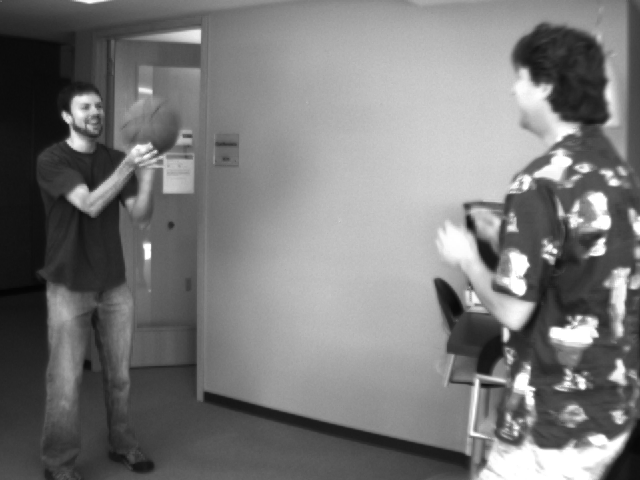
#> input picture quiz2/opticalflow/basketball1.png, 640 x 480 px
$ python exampleLK.py   (Python 2 division)
#> lines starting #> are read from the running program, lines starting #| are printed output that depends on the picture
import numpy as np
import cv2

#cap = cv2.VideoCapture('slow.flv')
old_frame = cv2.imread('basketball1.png')
#> old_frame is the input picture: shape (480, 640, 3); min 4, max 255, mean 120.3


# params for ShiTomasi corner detection
feature_params = dict( maxCorners = 100,
                       qualityLevel = 0.3,
                       minDistance = 7,
                       blockSize = 7 )

# Parameters for lucas kanade optical flow
lk_params = dict( winSize  = (15,15),
                  maxLevel = 2,
                  criteria = (cv2.TERM_CRITERIA_EPS | cv2.TERM_CRITERIA_COUNT, 10, 0.03))

# Create some random colors
color = np.random.randint(0,255,(100,3))

# Take first frame and find corners in it

old_gray = cv2.cvtColor(old_frame, cv2.COLOR_BGR2GRAY)
p0 = cv2.goodFeaturesToTrack(old_gray, mask = None, **feature_params)
#> p0 = 99 rows, first 8: [533, 390], [582, 386], [596, 335], [555, 251], [628, 269], [64, 112], [530, 383], [603, 240]

# Create a mask image for drawing purposes
mask = np.zeros_like(old_frame)


frame = cv2.imread('basketball2.png')
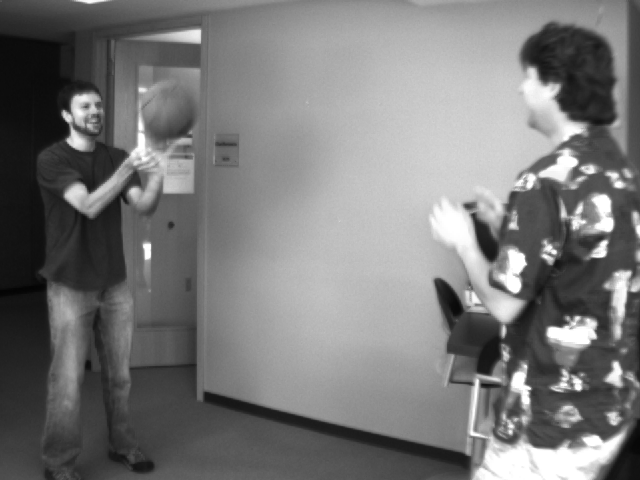
#> input picture quiz2/opticalflow/basketball2.png, 640 x 480 px
#> frame is the input picture: shape (480, 640, 3); min 4, max 255, mean 119.9

frame_gray = cv2.cvtColor(frame, cv2.COLOR_BGR2GRAY)


# calculate optical flow
p1, st, err = cv2.calcOpticalFlowPyrLK(old_gray, frame_gray, p0, None, **lk_params)
#> p1 = 99 rows, first 8: [528.9, 389.2], [578.1, 387.4], [594.2, 336.4], [554.7, 251.8], [629.2, 271.7], [63.96, 110.9], [526.3, 382.3], [605.1, 242.5]; st = 99 values from 1 to 1; err = 99 values, max 40.48 at index 71, min 1.04 at index 18, mean 7.39

# Select good points
good_new = p1[st==1]
#> good_new = 99 pairs, first value 63.96 to 640.8, second value 30.99 to 465.2
good_old = p0[st==1]
#> good_old = 99 pairs, first value 64 to 637, second value 31 to 467

# draw the tracks
for i,(new,old) in enumerate(zip(good_new,good_old)):
    a,b = new.ravel()
    c,d = old.ravel()
    mask = cv2.line(mask, (a,b),(c,d), color[i].tolist(), 2)
    frame = cv2.circle(frame,(a,b),5,color[i].tolist(),-1)
#> this loop made 99 passes
#> (a, b, c, d) on passes 1 to 12: (528.9, 389.2, 533, 390), (578.1, 387.4, 582, 386), (594.2, 336.4, 596, 335), (554.7, 251.8, 555, 251), (629.2, 271.7, 628, 269), (63.96, 110.9, 64, 112), (526.3, 382.3, 530, 383), (605.1, 242.5, 603, 240), (502.5, 335.1, 505, 340), (614.6, 362.9, 618, 361), (153.5, 141.8, 154, 148), (564.3, 380.8, 568, 380)
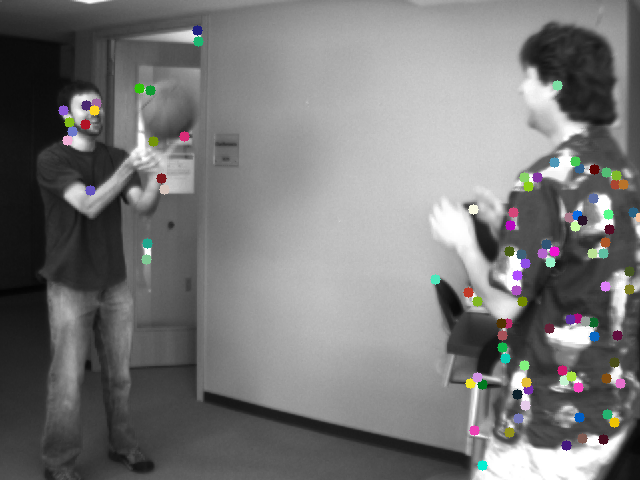
#> frame: shape (480, 640, 3); mean B, G, R 118.9, 119.1, 119.2
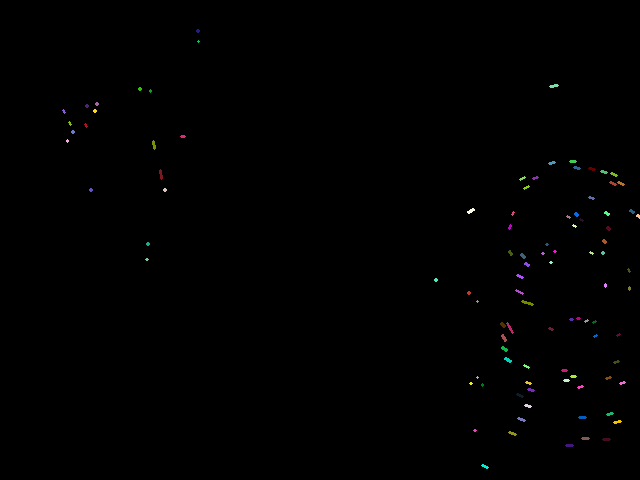
#> mask: shape (480, 640, 3); mean of channels 0, 1, 2 0.6, 0.6, 0.6; drawn as B, G, R
img = cv2.add(frame,mask)
print img
#> (printed output is left out)

cv2.imshow('frame',img)

k = cv2.waitKey(100000) & 0xff
#> (key Esc is pressed here)


# Now update the previous frame and previous points
old_gray = frame_gray.copy()
p0 = good_new.reshape(-1,1,2)
#> p0 has the same summary as p1

cv2.destroyAllWindows()
